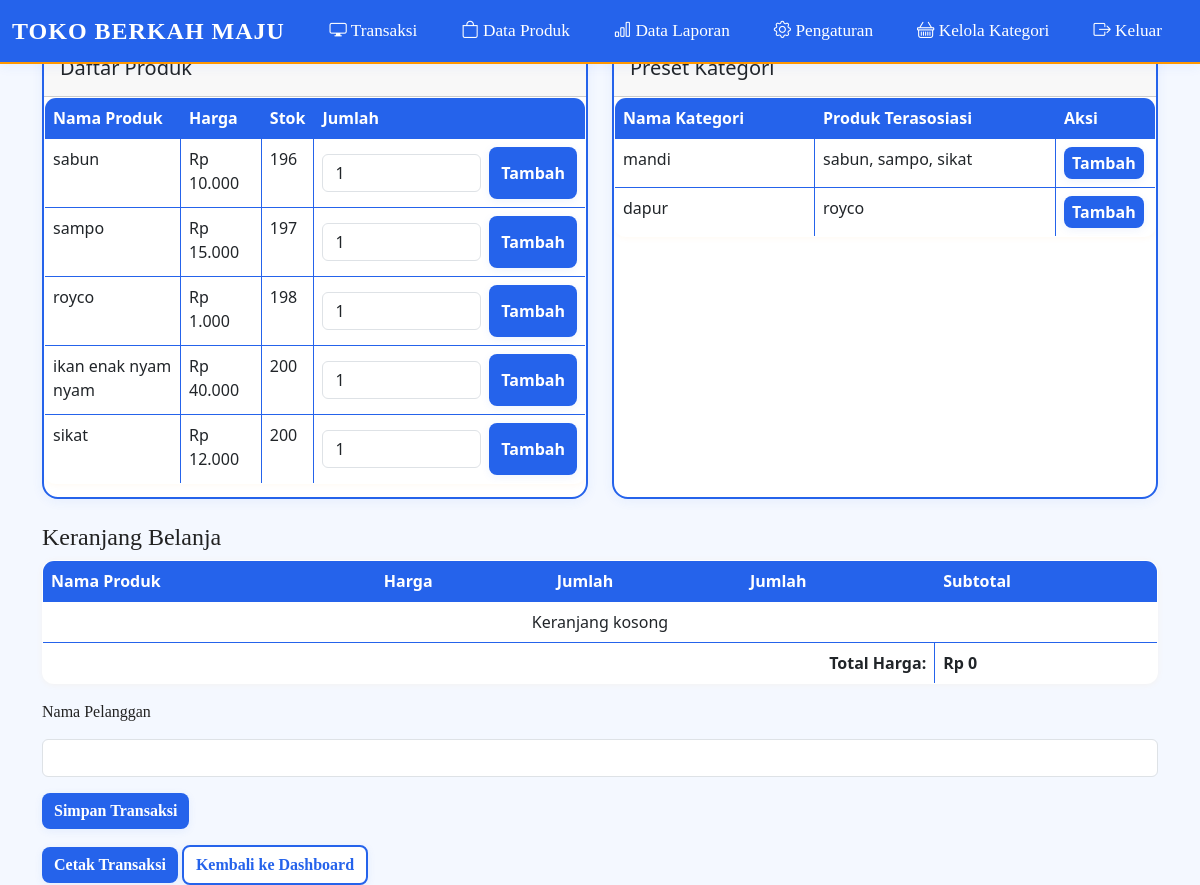
The page /transaksi.php (signed in) on the database as committed earlier.
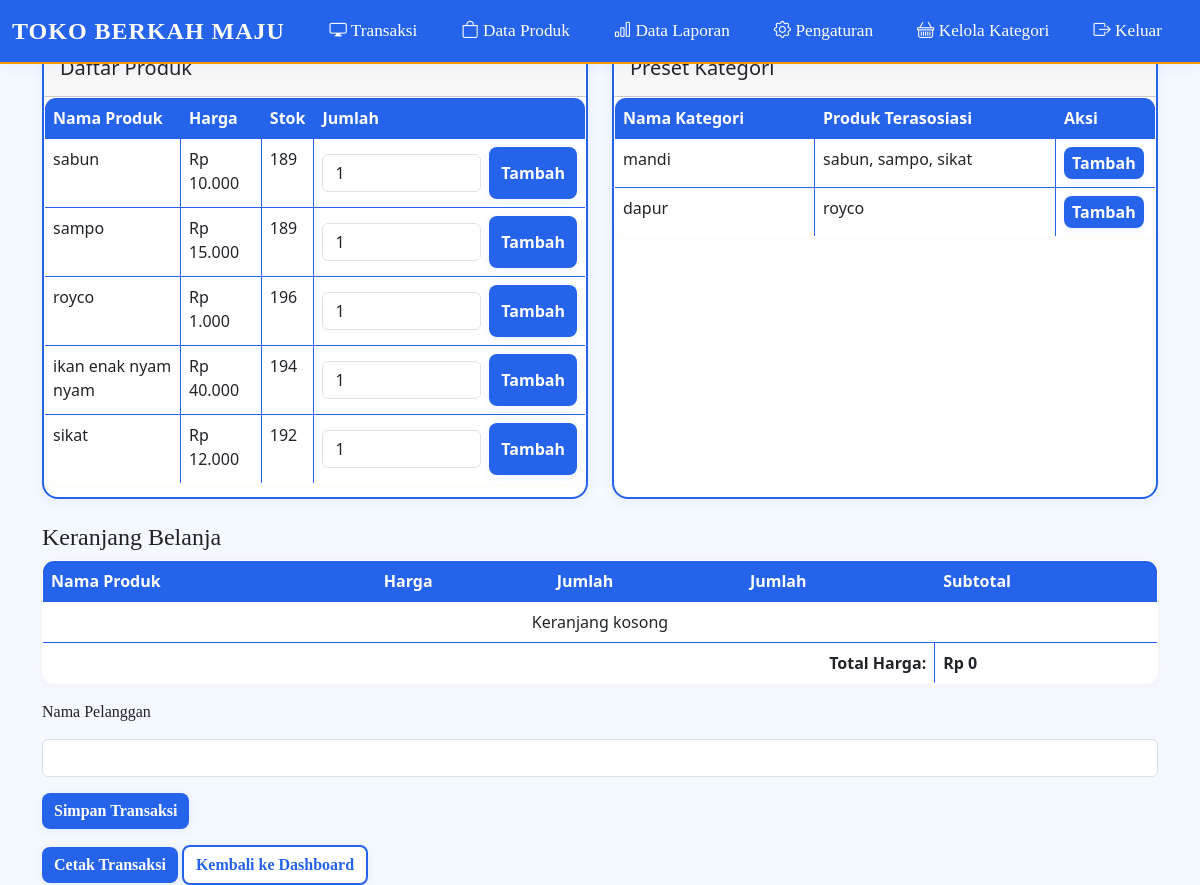
The same page on the database as committed later.
### tables this page shows
CREATE TABLE `produk` (
  `id` int(11) NOT NULL,
  `kode_produk` varchar(50) NOT NULL,
  `nama_produk` varchar(100) NOT NULL,
  `harga` int(11) NOT NULL,
  `stok` int(11) NOT NULL,
  `gambar` varchar(255) DEFAULT NULL,
  `kategori_id` int(11) DEFAULT NULL
);

### transaksi.php (the view, shortened to what the changed rows need)
<?php
include 'init.php';
$query_produk = "SELECT * FROM produk";
$result_produk = mysqli_query($koneksi, $query_produk);
?>
<!DOCTYPE html>
<html lang="id">
<head>
    <link href="https://cdn.jsdelivr.net/npm/bootstrap@5.3.0-alpha1/dist/css/bootstrap.min.css" rel="stylesheet">
    <link rel="stylesheet" href="custom_style.php">
</head>
<body class="with-navbar-padding">
    <?php include 'navbar.php'; ?>
    <div class="container mt-5 mb-5">
        <div class="row">
            <div class="col-md-6">
                <div class="card mb-4">
                    <div class="scrollable-content">
                        <table class="table table-bordered m-0">
                            <thead>
                                <tr class="sticky-header">
                                    <th>Nama Produk</th>
                                    <th>Harga</th>
                                    <th>Stok</th>
                                    <th>Jumlah</th>
                                </tr>
                            </thead>
                            <tbody>
                                <?php
                                mysqli_data_seek($result_produk, 0);
                                while ($produk = mysqli_fetch_assoc($result_produk)):
                                ?>
                                    <tr>
                                        <td><?= htmlspecialchars($produk['nama_produk']); ?></td>
                                        <td>Rp <?= number_format($produk['harga'], 0, ',', '.'); ?></td>
                                        <td><?= htmlspecialchars($produk['stok']); ?></td>
                                        <td>
                                            <form method="POST" action="transaksi.php" class="d-flex">
                                                <input type="number" name="jumlah" value="1" min="1" class="form-control me-2" required>
                                                <button type="submit" name="tambah_ke_keranjang" class="btn btn-success">Tambah</button>
                                            </form>
                                        </td>
                                    </tr>
                                <?php endwhile; ?>
                            </tbody>
                        </table>
                    </div>
                </div>
            </div>
            <div class="col-md-6">
                <div class="card mb-4">
                    <div class="scrollable-content">
                        <table class="table table-bordered m-0">
                            <thead>
                                <tr class="sticky-header">
                                    <th>Nama Kategori</th>
                                    <th>Produk Terasosiasi</th>
                                    <th width="100">Aksi</th>
                                </tr>
                            </thead>
                        </table>
                    </div>
                </div>
            </div>
        </div>
        <div id="print-area">
            <table class="table table-bordered">
                <thead>
                    <tr>
                        <th>Nama Produk</th>
                        <th>Harga</th>
                        <th class="no-print">Jumlah</th>
                        <th>Jumlah</th>
                        <th>Subtotal</th>
                    </tr>
                </thead>
            </table>
        </div>
    </div>
</body>
</html>

Rows that differ between the two databases and show on the page:
changed produk "sabun": stok "196" → "189"
changed produk "sampo": stok "197" → "189"
changed produk "royco": stok "198" → "196"
changed produk "ikan enak nyam nyam": stok "200" → "194"
changed produk "sikat": stok "200" → "192"
